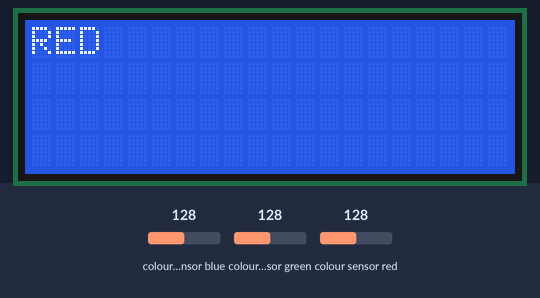
Simulated run of this sketch. Board: Arduino Uno, built with avr-gcc and run on an emulated ATmega328P. Shown: 20×4 character LCD. Inputs (shaded band) come from the test bench; at power-on: colour sensor red 128, colour sensor green 128, colour sensor blue 128. What the sketch prints to the serial monitor is not drawn.

Above: at 1.2 s.
1.3 s: colour sensor red set to 103
2.8 s: colour sensor red set to 97
At 4.1 s:
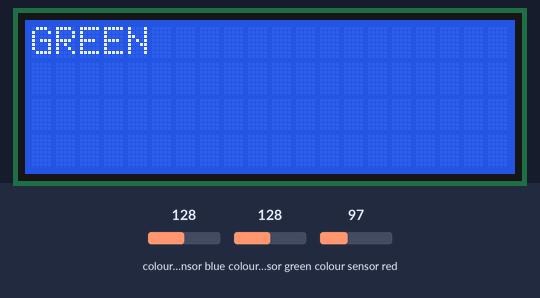
4.4 s: colour sensor green set to 105
5.9 s: colour sensor green set to 97
At 6.2 s:
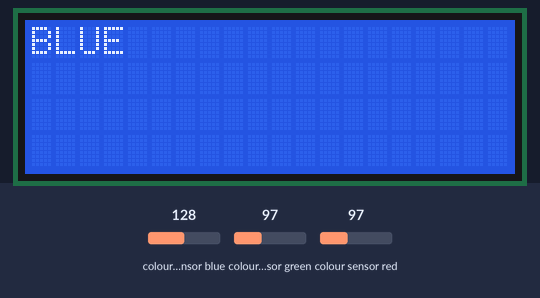
7.4 s: colour sensor blue set to 103
8.9 s: colour sensor blue set to 97
At 10.0 s:
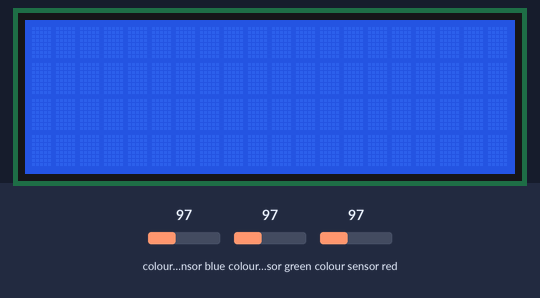
Timing chart, 0 to 11.4 s (numbered marks = the images above; inputs shaded):
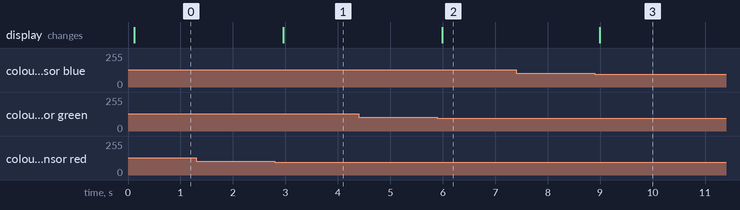

Measured:
- the behaviour switches between 101 and 100 on colour sensor red (found by bisection; images 0 and 1)
- the behaviour switches between 101 and 100 on colour sensor green (found by bisection; images 1 and 2)
- the behaviour switches between 101 and 100 on colour sensor blue (found by bisection; images 2 and 3)
- after the input at 1.3 s, every drawn part: stays the same
- after the input at 2.8 s, the display: changes after 0.16 s (image 1)
- after the input at 4.4 s, every drawn part: stays the same
- after the input at 5.9 s, the display: changes after 0.09 s (image 2)
- after the input at 7.4 s, every drawn part: stays the same
- after the input at 8.9 s, the display: changes after 0.09 s (image 3)

The sketch:

Finalv2.ino
```cpp
#include <Wire.h>
#include <LiquidCrystal_I2C.h>
#include "Adafruit_TCS34725.h"

LiquidCrystal_I2C lcd(0x27,20,4);  // set the LCD address to 0x27 for a 16 chars and 2 line display
//cosas del sensor de color

Adafruit_TCS34725 tcs = Adafruit_TCS34725(TCS34725_INTEGRATIONTIME_50MS, TCS34725_GAIN_4X);

void leerColor(){
  //rutina para leer color
  float red, green, blue;
  tcs.setInterrupt(false);  // turn on LED
  tcs.getRGB(&red, &green, &blue);

  lcd.clear();
  lcd.setCursor(0,0);
  if(red>100){
    lcd.print("RED");
  }else if(green>100){
    lcd.print("GREEN");
  }else if(blue>100){
    lcd.print("BLUE");
  }


  Serial.print("R:\t"); Serial.print(int(red));
  Serial.print("\tG:\t"); Serial.print(int(green));
  Serial.print("\tB:\t"); Serial.println(int(blue));
}

void setup()
{
  Serial.begin(115200);
  tcs.begin();
  lcd.init();
  lcd.backlight();


}

void loop()
{ //hola
  leerColor();
  delay(100);
}
```
